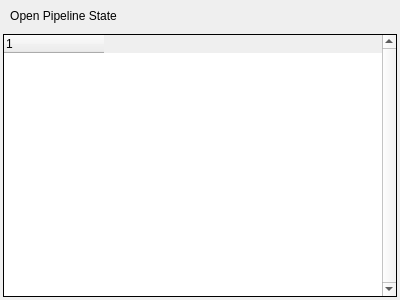
<?xml version="1.0" encoding="UTF-8"?>
<ui version="4.0">
 <class>DescriptorViewer</class>
 <widget class="QFrame" name="DescriptorViewer">
  <property name="geometry">
   <rect>
    <x>0</x>
    <y>0</y>
    <width>400</width>
    <height>300</height>
   </rect>
  </property>
  <property name="windowTitle">
   <string>Descriptor Viewer</string>
  </property>
  <layout class="QVBoxLayout" name="mainLayout">
   <property name="leftMargin">
    <number>3</number>
   </property>
   <property name="topMargin">
    <number>3</number>
   </property>
   <property name="rightMargin">
    <number>3</number>
   </property>
   <property name="bottomMargin">
    <number>3</number>
   </property>
   <item>
    <layout class="QHBoxLayout" name="toolbarHorizontalLayout">
     <property name="spacing">
      <number>5</number>
     </property>
     <property name="leftMargin">
      <number>0</number>
     </property>
     <property name="topMargin">
      <number>2</number>
     </property>
     <property name="rightMargin">
      <number>6</number>
     </property>
     <property name="bottomMargin">
      <number>2</number>
     </property>
     <item>
      <widget class="QToolButton" name="pipeButton">
       <property name="text">
        <string>Open Pipeline State</string>
       </property>
       <property name="icon">
        <iconset resource="../Resources/resources.qrc">
         <normaloff>:/action.png</normaloff>:/action.png</iconset>
       </property>
       <property name="toolTip">
        <string>Open the pipeline state viewer to more easily show the current bindings.</string>
       </property>
       <property name="toolButtonStyle">
        <enum>Qt::ToolButtonTextBesideIcon</enum>
       </property>
       <property name="autoRaise">
        <bool>true</bool>
       </property>
      </widget>
     </item>
     <item>
      <widget class="QLabel" name="pipeLabel">
       <property name="text">
        <string/>
       </property>
       <property name="alignment">
        <set>Qt::AlignLeading|Qt::AlignLeft|Qt::AlignVCenter</set>
       </property>
      </widget>
     </item>
     <item>
      <spacer name="toolbarHorizontalSpacer">
       <property name="orientation">
        <enum>Qt::Horizontal</enum>
       </property>
       <property name="sizeHint" stdset="0">
        <size>
         <width>40</width>
         <height>20</height>
        </size>
       </property>
      </spacer>
     </item>
    </layout>
   </item>
   <item>
    <widget class="RDTreeView" name="descriptors">
     <property name="frameShape">
      <enum>QFrame::Box</enum>
     </property>
     <property name="frameShadow">
      <enum>QFrame::Plain</enum>
     </property>
     <property name="midLineWidth">
      <number>1</number>
     </property>
     <property name="verticalScrollBarPolicy">
      <enum>Qt::ScrollBarAlwaysOn</enum>
     </property>
     <property name="editTriggers">
      <set>QAbstractItemView::NoEditTriggers</set>
     </property>
     <property name="indentation">
      <number>12</number>
     </property>
     <property name="rootIsDecorated">
      <bool>true</bool>
     </property>
     <property name="uniformRowHeights">
      <bool>true</bool>
     </property>
     <property name="allColumnsShowFocus">
      <bool>true</bool>
     </property>
     <property name="headerHidden">
      <bool>false</bool>
     </property>
     <attribute name="headerCascadingSectionResizes">
      <bool>false</bool>
     </attribute>
     <attribute name="headerStretchLastSection">
      <bool>false</bool>
     </attribute>
    </widget>
   </item>
  </layout>
 </widget>
 <customwidgets>
  <customwidget>
   <class>RDTreeView</class>
   <extends>QTreeWidget</extends>
   <header>Widgets/Extended/RDTreeView.h</header>
  </customwidget>
 </customwidgets>
 <resources/>
 <connections/>
</ui>
